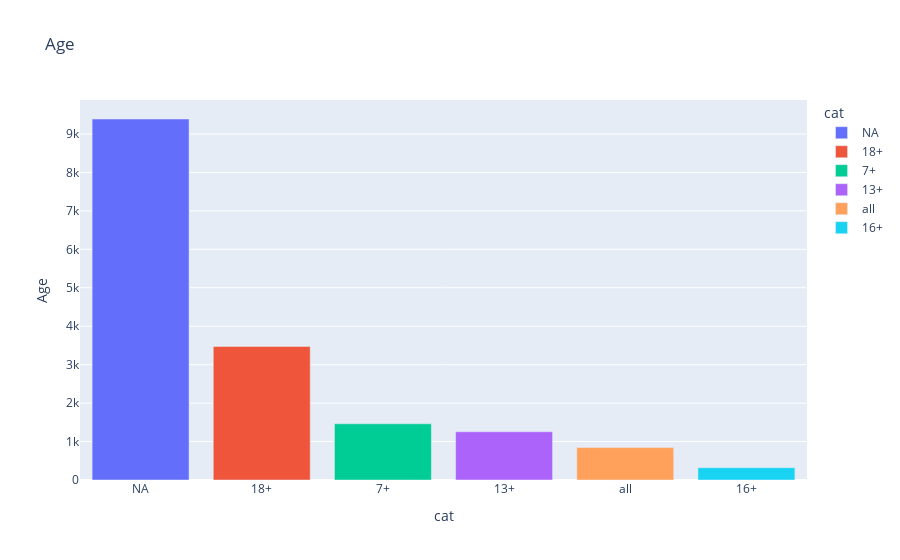

The cell this chart's notebook holds for it:
### Code cell
plot_value_counts_bar(data, 'Age')

### Figure 1 — Plotly figure (JSON) as saved in the notebook; plotly's stock layout.template omitted (floating-point values rounded to 4 significant figures)
{"data": [{"alignmentgroup": "True", "hovertemplate": "cat=%{x}<br>Age=%{y}<extra></extra>", "legendgroup": "NA", "marker": {"color": "#636efa"}, "name": "NA", "offsetgroup": "NA", "orientation": "v", "showlegend": true, "textposition": "auto", "type": "bar", "x": ["NA"], "xaxis": "x", "y": [9390], "yaxis": "y"}, {"alignmentgroup": "True", "hovertemplate": "cat=%{x}<br>Age=%{y}<extra></extra>", "legendgroup": "18+", "marker": {"color": "#EF553B"}, "name": "18+", "offsetgroup": "18+", "orientation": "v", "showlegend": true, "textposition": "auto", "type": "bar", "x": ["18+"], "xaxis": "x", "y": [3474], "yaxis": "y"}, {"alignmentgroup": "True", "hovertemplate": "cat=%{x}<br>Age=%{y}<extra></extra>", "legendgroup": "7+", "marker": {"color": "#00cc96"}, "name": "7+", "offsetgroup": "7+", "orientation": "v", "showlegend": true, "textposition": "auto", "type": "bar", "x": ["7+"], "xaxis": "x", "y": [1462], "yaxis": "y"}, {"alignmentgroup": "True", "hovertemplate": "cat=%{x}<br>Age=%{y}<extra></extra>", "legendgroup": "13+", "marker": {"color": "#ab63fa"}, "name": "13+", "offsetgroup": "13+", "orientation": "v", "showlegend": true, "textposition": "auto", "type": "bar", "x": ["13+"], "xaxis": "x", "y": [1255], "yaxis": "y"}, {"alignmentgroup": "True", "hovertemplate": "cat=%{x}<br>Age=%{y}<extra></extra>", "legendgroup": "all", "marker": {"color": "#FFA15A"}, "name": "all", "offsetgroup": "all", "orientation": "v", "showlegend": true, "textposition": "auto", "type": "bar", "x": ["all"], "xaxis": "x", "y": [843], "yaxis": "y"}, {"alignmentgroup": "True", "hovertemplate": "cat=%{x}<br>Age=%{y}<extra></extra>", "legendgroup": "16+", "marker": {"color": "#19d3f3"}, "name": "16+", "offsetgroup": "16+", "orientation": "v", "showlegend": true, "textposition": "auto", "type": "bar", "x": ["16+"], "xaxis": "x", "y": [320], "yaxis": "y"}], "layout": {"barmode": "relative", "legend": {"title": {"text": "cat"}, "tracegroupgap": 0}, "title": {"text": "Age"}, "xaxis": {"anchor": "y", "categoryarray": ["NA", "18+", "7+", "13+", "all", "16+"], "categoryorder": "array", "domain": [0, 1], "title": {"text": "cat"}}, "yaxis": {"anchor": "x", "domain": [0, 1], "title": {"text": "Age"}}}}
